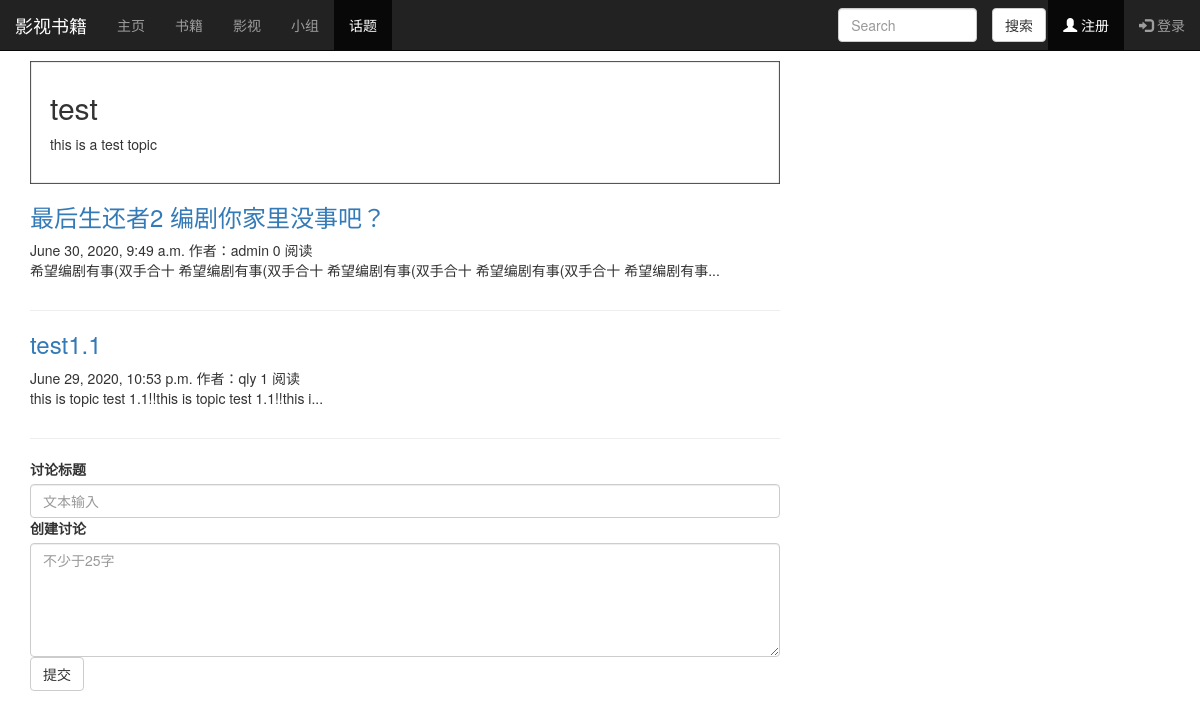
The page /topic/topics/1 on the database its author committed.
### topic/models.py (models this page shows, shortened)
class Topic(models.Model):
    name = models.CharField(max_length=100, unique=True)
    created_time = models.DateTimeField('创建时间', default=timezone.now)
    members = models.ManyToManyField(User, through='TopicMemberShip')
    views = models.PositiveIntegerField(default=0, blank=True, null=True)
    description = models.TextField(default="")
    class Meta:
        verbose_name = '话题'
        verbose_name_plural = verbose_name

class TopicPost(models.Model):
    title = models.CharField('标题', max_length=70)
    body = models.TextField(validators=[MinLengthValidator(25)])
    created_time = models.DateTimeField('创建时间', default=timezone.now)
    modified_time = models.DateTimeField('修改时间')
    excerpt = models.CharField(max_length=200, blank=True)
    author = models.ForeignKey(User, verbose_name='作者', null=True, on_delete=models.CASCADE, )
    views = models.PositiveIntegerField(default=0, blank=True, null=True)
    topic = models.ForeignKey(Topic, verbose_name='小组名', related_name='topictalk', on_delete=models.CASCADE)
    top = models.BooleanField(default=False)
    top_time = models.DateTimeField('置顶时间', default=timezone.now)
    im = models.BooleanField(default=False)
    class Meta:
        verbose_name = '话题讨论'
        verbose_name_plural = verbose_name
        ordering = ['-created_time']
        default_permissions = ()
        permissions = (
            ("topicpost_delete", "讨论删除权限"),)

### topic/views.py (the view)
# urls.py: path('topics/<int:pk>', views.topicPostView, name='topic_detail'),
def topicPostView(request, pk):
    c = Topic.objects.get(id=pk)
    context = {'topic': c,
               'topic_post': TopicPost.objects.filter(topic=c).order_by('-top_time', 'created_time'),
               'id': pk}
    return render(request, 'topic_detail.html', context)

### topic/templates/topic_detail.html (shortened to what this page needs)
{% extends 'topic_base.html' %}
{% load guardian_tags %}
{% block content %}
    <div style="box-shadow: inset 1px -1px 1px #444, inset -1px 1px 1px #444; padding: 20px; margin-top: 20px; padding-top: 10px">
    <h2>{{ topic.name }}</h2>
    <p>{{ topic.description }}</p>
    </div>
{% for topic_p in topic_post %}
<article class="post post-1" >
    <header class="entry-header" >
        <h3 class="entry-title">
            <a href="{% url 'topic:topic_detailmore' topic_p.id %}"><span>{{ topic_p.title }}</span></a>
        </h3>
        <div class="entry-meta">
            <span class="post-date"><time class="entry-date"
                        datetime="{{ topic_p.created_time}}">{{ topic_p.created_time}}</time></span>
            <span class="topic-author">作者：{{topic_p.author}}</span>
            <span class="views-count">{{ topic_p.views }} 阅读</span>
        </div>
    </header>
    <div class="entry-content clearfix">
        <p>{{ topic_p.excerpt }}...</p>
    </div>
</article>
    <hr>
{% empty %}
<div class="no-post">暂时还没有发表讨论！</div>
{% endfor %}
    <div>
                <form role="form" method="post" action="{% url 'topic:add' id %}">
                        <div class="form-topic" >
                            <label for="name">讨论标题</label>
                            <input type="text" class="form-control" placeholder="文本输入"  name = "title">
                        </div>
                        <div class="form-topic" >
                            <label for="name">创建讨论</label>
                            <textarea class="form-control" cols="50" rows="5" placeholder="不少于25字"  name="body"></textarea>
                        </div>
                        <div class="form-topic">
                            <button type="submit" class="btn btn-default">提交</button>
                        </div>
                </form>
            </div>
{% endblock %}

### rows shown on the page
Topic: name "test", description "this is a test topic"
TopicPost: title "最后生还者2 编剧你家里没事吧？", created_time "June 30, 2020, 9:49 a.m.", author "admin", views "0", excerpt "希望编剧有事(双手合十 希望编剧有事(双手合十 希望编剧有事(双手合十 希望编剧有事(双手合十 希望编剧有事"
TopicPost: title "test1.1", created_time "June 29, 2020, 10:53 p.m.", author "qly", views "1", excerpt "this is topic test 1.1!!this is topic test 1.1!!this i"
